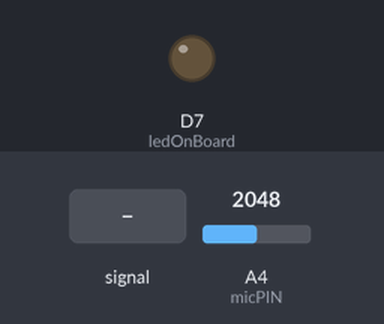
Simulated run of this sketch. Board: Particle Photon. On the bench: output pins drawn as LEDs (lit = HIGH). The test bench sets the inputs (shaded band); at power-on: A4 (micPIN) = 2048.

Above: at 1.2 s.
1.3 s: A4 (micPIN) fed a 200 Hz sine of ±1842 counts around its level
At 2.0 s:
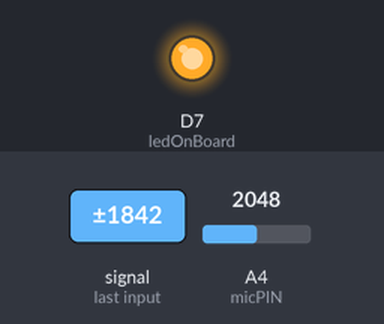
Timing chart, 0 to 4.3 s (numbered marks = the images above; inputs shaded):
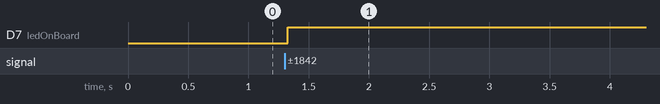

The sketch:

handwash-timer.ino
```cpp
// -----------------------------------------
// Target: Particle Photon
//
// Read microphone and turn on LED for 20sec if mic level is GT a threshold
// CDC recommends vigorously washing hands for twenty seconds to prevent spread of diseases and viruses
//
// -----------------------------------------

// In this example, we're going to register a Particle.variable() with the cloud so that we can read amplitude levels from the mic.

int micPIN = A4;
int ledOnBoard = D7;
int peakToPeak = 0;   // peak-to-peak micLEVEL

const int sampleWindow = 25; // Sample window width in mS (25 mS = 40Hz)
const int twenty_seconds = 20000;

void setup() {

    pinMode(micPIN,INPUT);
    pinMode(ledOnBoard,OUTPUT);

    digitalWrite(ledOnBoard, LOW);      // Initial state of on-board LED == off

    Particle.variable("micLEVEL", &peakToPeak, INT);  // declare a Particle.variable() here so that we can read micLEVEL from the cloud.
                                                      // When we ask the cloud for "micLEVEL", this will reference the variable
                                                      // peakToPeak in this app, which is an integer variable.

}

void loop() {

    unsigned int micLEVEL;
    unsigned int signalMax = 0;
    unsigned int signalMin = 4096;
    unsigned long start = millis();  // Start of sample window

    // collect data for sampleWindow msec
    while ((millis() - start) < sampleWindow)
    {
        micLEVEL = analogRead(micPIN);
        if (micLEVEL < 4096) { //This is the max of the 12-bit ADC so this loop will include all readings
            if (micLEVEL > signalMax) {
                signalMax = micLEVEL;  // save just the max levels
            } else if (micLEVEL < signalMin) {
                signalMin = micLEVEL;  // save just the min levels
            }
        }
    }

    peakToPeak = signalMax - signalMin;  // max - min = peak-peak amplitude

    if (peakToPeak > 2500) {
        digitalWrite(ledOnBoard, HIGH);

        delay(twenty_seconds);

        digitalWrite(ledOnBoard, LOW);
        peakToPeak = 0;
    }
}
```

Measured:
- after the input at 1.3 s, D7 (ledOnBoard): LOW → HIGH at once
